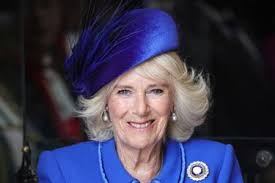
#> input picture ModificationCouleurs/camilla.jpg, 275 x 183 px
$ python ModificationCouleurs.py
#> lines starting #> are read from the running program, lines starting #| are printed output that depends on the picture
# -*- coding: utf-8 -*-
"""
Created on Fri May 19 14:07:30 2023

@author: LILARI
"""
from PIL import Image
reine = Image.open("camilla.jpg")
#> reine is the input picture: PIL image 275x183 RGB; mean R, G, B 58.7, 56.3, 78.6
largeur=reine.width
#> largeur = 275
hauteur=reine.height
#> hauteur = 183
largeur_x=reine.width//2
#> largeur_x = 137
hauteur_y=reine.height//2
#> hauteur_y = 91
for y in range(hauteur_y):
    for x in range(largeur_x):
        r,v,b=reine.getpixel((x,y))
        if -1<r<90 and -1<v<175 and 24<b<260:
            n_r=b
            n_v=b
            n_b=r
            reine.putpixel((x,y),(n_r,n_v,n_b))

    for x in range(largeur):
        r,v,b=reine.getpixel((x,y))
        if -1<r<90 and -1<v<175 and 24<b<260:
            n_r=b
            n_v=b
            n_b=b
            reine.putpixel((x,y),(n_r,n_v,n_b))
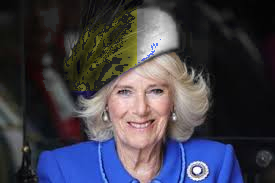
#> reine: PIL image 275x183 RGB; mean R, G, B 65.4, 63.7, 74.8

for y in range(hauteur):
    for x in range(largeur_x):
        r,v,b=reine.getpixel((x,y))
        if -1<r<90 and -1<v<175 and 24<b<260:
            n_r=b
            n_v=v
            n_b=b
            reine.putpixel((x,y),(n_r,n_v,n_b))

    for x in range(largeur):
        r,v,b=reine.getpixel((x,y))
        if -1<r<90 and -1<v<175 and 24<b<260:
            n_r=b
            n_v=r
            n_b=r
            reine.putpixel((x,y),(n_r,n_v,n_b))
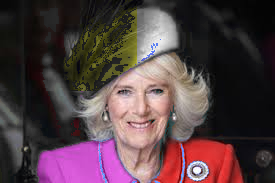
#> reine: PIL image 275x183 RGB; mean R, G, B 83.1, 62.3, 66.9


reine.show()
